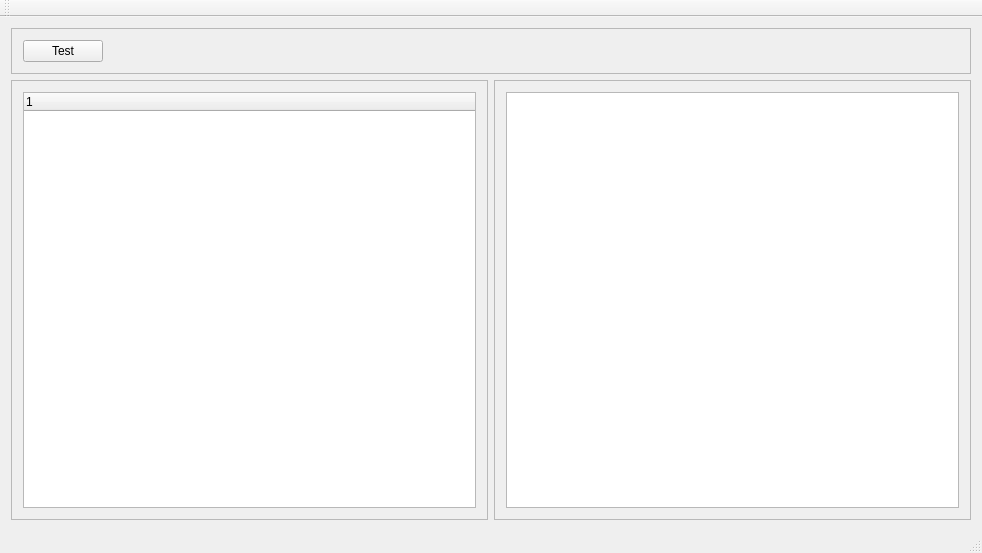
<?xml version="1.0" encoding="UTF-8"?>
<ui version="4.0">
 <class>MainWindow</class>
 <widget class="QMainWindow" name="MainWindow">
  <property name="geometry">
   <rect>
    <x>0</x>
    <y>0</y>
    <width>982</width>
    <height>553</height>
   </rect>
  </property>
  <property name="windowTitle">
   <string>MainWindow</string>
  </property>
  <property name="layoutDirection">
   <enum>Qt::LeftToRight</enum>
  </property>
  <property name="autoFillBackground">
   <bool>false</bool>
  </property>
  <property name="styleSheet">
   <string notr="true"/>
  </property>
  <widget class="QWidget" name="centralWidget">
   <layout class="QGridLayout" name="gridLayout">
    <item row="1" column="0">
     <widget class="QFrame" name="frame_2">
      <property name="styleSheet">
       <string notr="true"/>
      </property>
      <property name="frameShape">
       <enum>QFrame::StyledPanel</enum>
      </property>
      <property name="frameShadow">
       <enum>QFrame::Raised</enum>
      </property>
      <layout class="QHBoxLayout" name="horizontalLayout_2">
       <item>
        <widget class="QTreeWidget" name="treeWidget">
         <property name="styleSheet">
          <string notr="true">QTreeView::branch:has-siblings:!adjoins-item {
    border-image: url(:/vline.png) 0;
}

QTreeView::branch:has-siblings:adjoins-item {
    border-image: url(:/branch-more.png) 0;
}

QTreeView::branch:!has-children:!has-siblings:adjoins-item {
    border-image: url(:/branch-end.png) 0;
}

QTreeView::branch:has-children:!has-siblings:closed,
QTreeView::branch:closed:has-children:has-siblings {
        border-image: none;
        image: url(:/branch-closed.png);
}

QTreeView::branch:open:has-children:!has-siblings,
QTreeView::branch:open:has-children:has-siblings  {
        border-image: none;
        image: url(:/branch-open.png);
}</string>
         </property>
        </widget>
       </item>
      </layout>
     </widget>
    </item>
    <item row="1" column="1">
     <widget class="QFrame" name="frame_3">
      <property name="frameShape">
       <enum>QFrame::StyledPanel</enum>
      </property>
      <property name="frameShadow">
       <enum>QFrame::Raised</enum>
      </property>
      <layout class="QHBoxLayout" name="horizontalLayout_3">
       <item>
        <widget class="QListWidget" name="listWidget">
         <property name="font">
          <font>
           <pointsize>12</pointsize>
          </font>
         </property>
        </widget>
       </item>
      </layout>
     </widget>
    </item>
    <item row="0" column="0" colspan="2">
     <widget class="QFrame" name="frame">
      <property name="frameShape">
       <enum>QFrame::StyledPanel</enum>
      </property>
      <property name="frameShadow">
       <enum>QFrame::Raised</enum>
      </property>
      <layout class="QHBoxLayout" name="horizontalLayout">
       <item>
        <widget class="QPushButton" name="pushButton">
         <property name="text">
          <string>Test</string>
         </property>
        </widget>
       </item>
       <item>
        <spacer name="horizontalSpacer">
         <property name="orientation">
          <enum>Qt::Horizontal</enum>
         </property>
         <property name="sizeHint" stdset="0">
          <size>
           <width>40</width>
           <height>20</height>
          </size>
         </property>
        </spacer>
       </item>
      </layout>
     </widget>
    </item>
   </layout>
  </widget>
  <widget class="QMenuBar" name="menuBar">
   <property name="geometry">
    <rect>
     <x>0</x>
     <y>0</y>
     <width>982</width>
     <height>21</height>
    </rect>
   </property>
  </widget>
  <widget class="QToolBar" name="mainToolBar">
   <attribute name="toolBarArea">
    <enum>TopToolBarArea</enum>
   </attribute>
   <attribute name="toolBarBreak">
    <bool>false</bool>
   </attribute>
  </widget>
  <widget class="QStatusBar" name="statusBar"/>
 </widget>
 <layoutdefault spacing="6" margin="11"/>
 <resources/>
 <connections/>
</ui>
